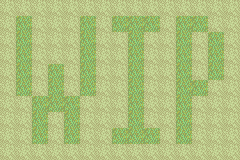

This game map was drawn from its Tiled (.tmx) file and the tilesets committed beside it. A one-line description and the full map source follow:
An orthogonal 15x10 tile map with 16x16 px tiles, 1 tile layer (Tile Layer 1).

<map version="1.0" tiledversion="1.1.5" orientation="orthogonal" renderorder="right-down" width="15" height="10" tilewidth="16" tileheight="16" infinite="0" nextobjectid="1">
 <tileset firstgid="1" name="25002627" tilewidth="16" tileheight="16" tilecount="1024" columns="32">
  <image source="Tilesets/frontier.png" trans="ffffff" width="512" height="512" />
 </tileset>
 <layer name="Tile Layer 1" width="15" height="10">
  <properties>
   <property name="Anims1" value="plFrontierAnim" />
   <property name="Anims2" value="0x0" />
   <property name="ChapterID" value="0x25" />
   <property name="Main" value="" />
   <property name="MapID" value="plFearMtnPassMap" />
   <property name="ObjectType1" value="plFrontierObj" />
   <property name="PaletteID" value="plFrontierPal" />
   <property name="TileConfig" value="plFrontierConf" />
  </properties>
  <data>
   <tile gid="99" />
   <tile gid="99" />
   <tile gid="99" />
   <tile gid="99" />
   <tile gid="99" />
   <tile gid="99" />
   <tile gid="99" />
   <tile gid="99" />
   <tile gid="99" />
   <tile gid="99" />
   <tile gid="99" />
   <tile gid="99" />
   <tile gid="99" />
   <tile gid="99" />
   <tile gid="99" />
   <tile gid="99" />
   <tile gid="5" />
   <tile gid="99" />
   <tile gid="99" />
   <tile gid="99" />
   <tile gid="5" />
   <tile gid="99" />
   <tile gid="5" />
   <tile gid="5" />
   <tile gid="5" />
   <tile gid="99" />
   <tile gid="5" />
   <tile gid="5" />
   <tile gid="99" />
   <tile gid="99" />
   <tile gid="99" />
   <tile gid="5" />
   <tile gid="99" />
   <tile gid="99" />
   <tile gid="99" />
   <tile gid="5" />
   <tile gid="99" />
   <tile gid="99" />
   <tile gid="5" />
   <tile gid="99" />
   <tile gid="99" />
   <tile gid="5" />
   <tile gid="99" />
   <tile gid="5" />
   <tile gid="99" />
   <tile gid="99" />
   <tile gid="5" />
   <tile gid="99" />
   <tile gid="99" />
   <tile gid="99" />
   <tile gid="5" />
   <tile gid="99" />
   <tile gid="99" />
   <tile gid="5" />
   <tile gid="99" />
   <tile gid="99" />
   <tile gid="5" />
   <tile gid="99" />
   <tile gid="5" />
   <tile gid="99" />
   <tile gid="99" />
   <tile gid="5" />
   <tile gid="99" />
   <tile gid="5" />
   <tile gid="99" />
   <tile gid="5" />
   <tile gid="99" />
   <tile gid="99" />
   <tile gid="5" />
   <tile gid="99" />
   <tile gid="99" />
   <tile gid="5" />
   <tile gid="99" />
   <tile gid="5" />
   <tile gid="99" />
   <tile gid="99" />
   <tile gid="5" />
   <tile gid="99" />
   <tile gid="5" />
   <tile gid="99" />
   <tile gid="5" />
   <tile gid="99" />
   <tile gid="99" />
   <tile gid="5" />
   <tile gid="99" />
   <tile gid="99" />
   <tile gid="5" />
   <tile gid="5" />
   <tile gid="99" />
   <tile gid="99" />
   <tile gid="99" />
   <tile gid="99" />
   <tile gid="5" />
   <tile gid="5" />
   <tile gid="5" />
   <tile gid="99" />
   <tile gid="99" />
   <tile gid="99" />
   <tile gid="5" />
   <tile gid="99" />
   <tile gid="99" />
   <tile gid="5" />
   <tile gid="99" />
   <tile gid="99" />
   <tile gid="99" />
   <tile gid="99" />
   <tile gid="99" />
   <tile gid="5" />
   <tile gid="99" />
   <tile gid="5" />
   <tile gid="99" />
   <tile gid="99" />
   <tile gid="99" />
   <tile gid="5" />
   <tile gid="99" />
   <tile gid="99" />
   <tile gid="5" />
   <tile gid="99" />
   <tile gid="99" />
   <tile gid="99" />
   <tile gid="99" />
   <tile gid="99" />
   <tile gid="5" />
   <tile gid="99" />
   <tile gid="5" />
   <tile gid="99" />
   <tile gid="99" />
   <tile gid="5" />
   <tile gid="5" />
   <tile gid="5" />
   <tile gid="99" />
   <tile gid="5" />
   <tile gid="99" />
   <tile gid="99" />
   <tile gid="99" />
   <tile gid="99" />
   <tile gid="99" />
   <tile gid="99" />
   <tile gid="99" />
   <tile gid="99" />
   <tile gid="99" />
   <tile gid="99" />
   <tile gid="99" />
   <tile gid="99" />
   <tile gid="99" />
   <tile gid="99" />
   <tile gid="99" />
   <tile gid="99" />
   <tile gid="99" />
   <tile gid="99" />
  </data>
 </layer>
</map>
